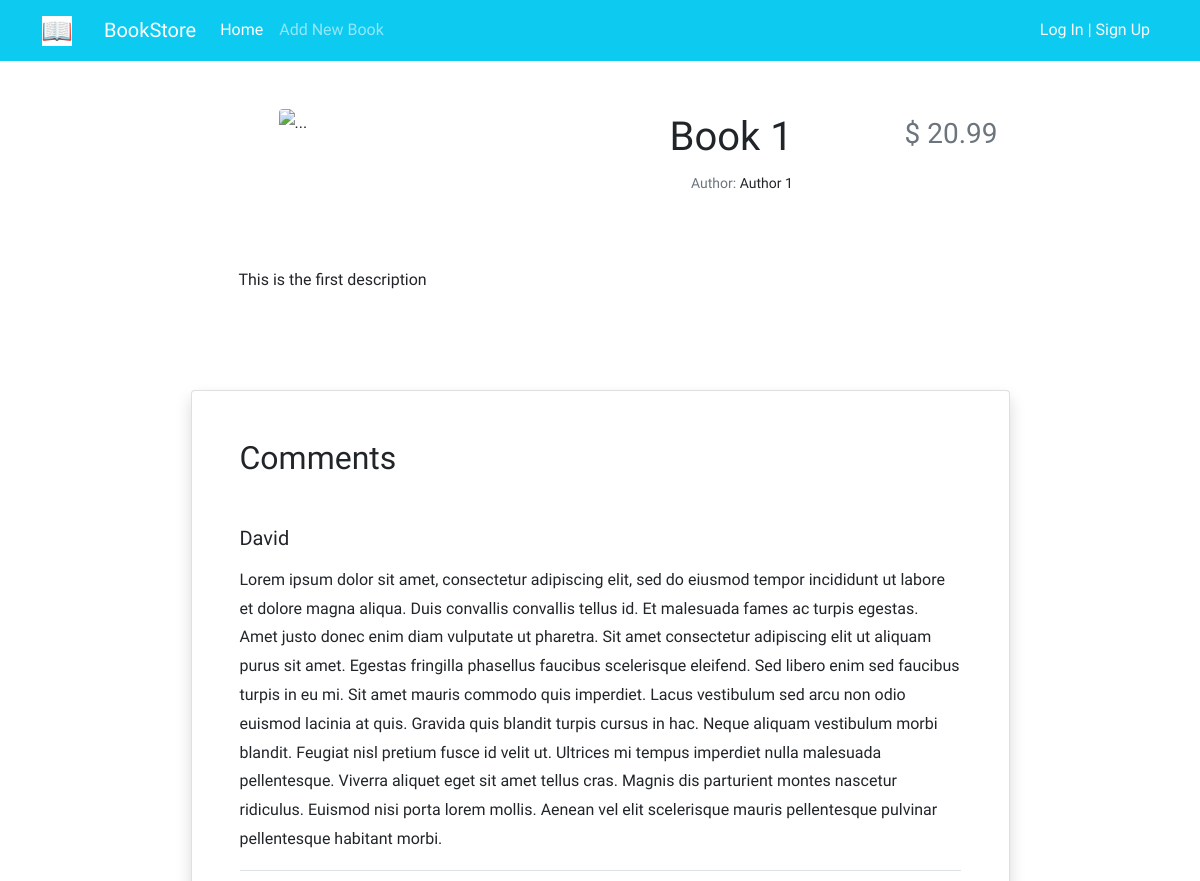
Before: /books/1/ (upper part) with the older database file.
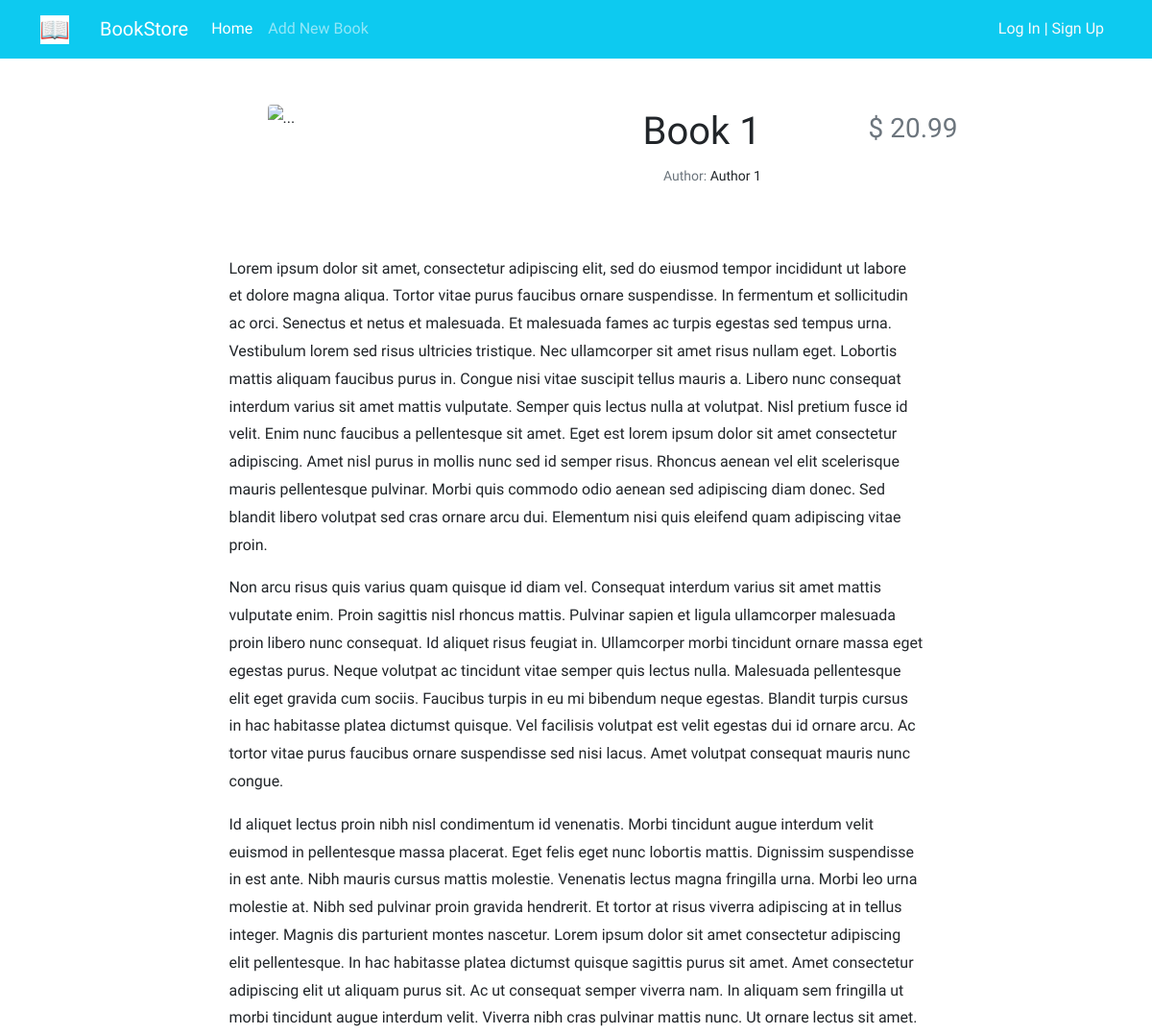
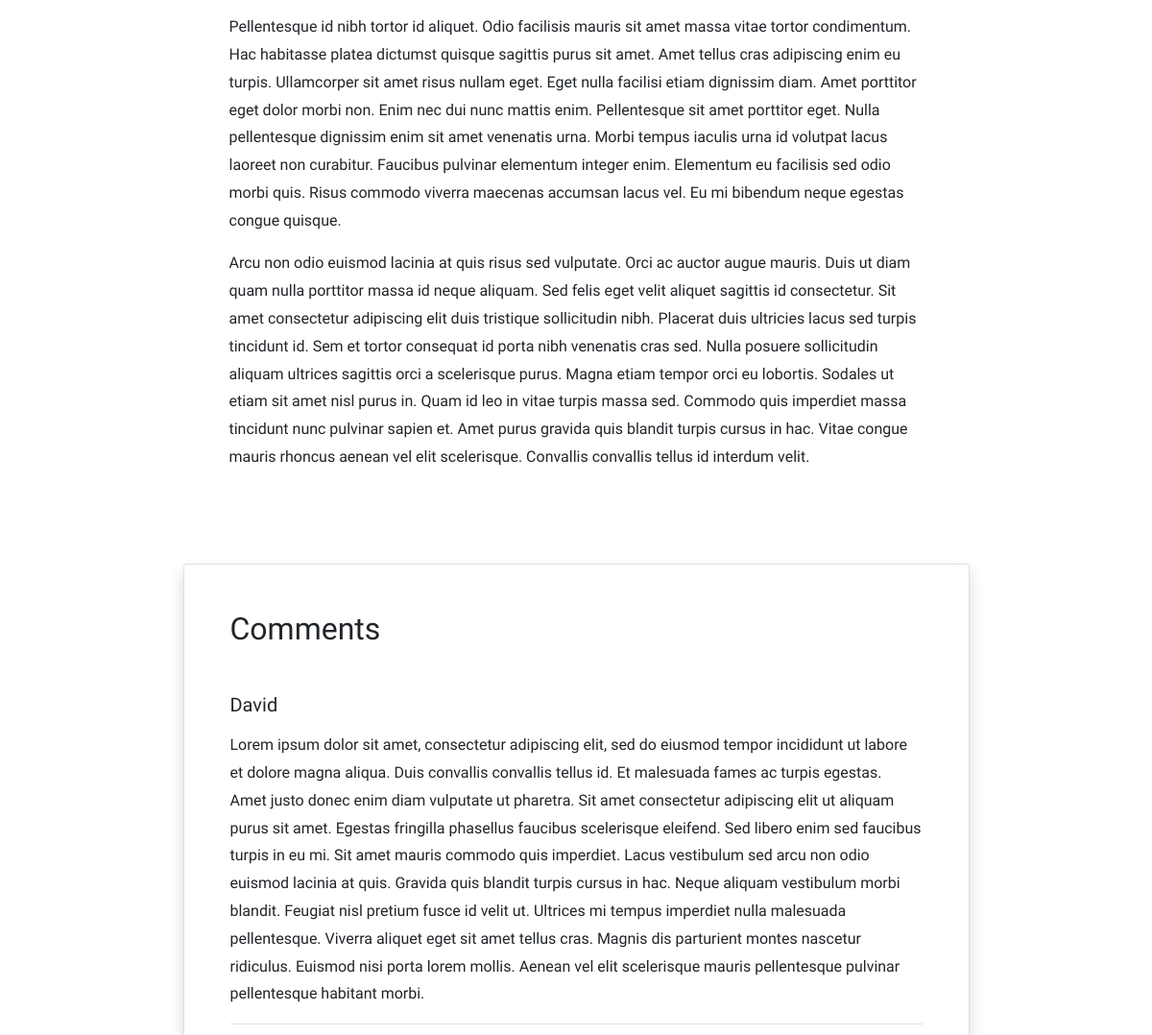
After: the same page with the newer database file (2 pictures, top to bottom).
### books/models.py (models this page shows, shortened)
class Book(models.Model):
    title = models.CharField(max_length=200)
    author = models.CharField(max_length=200)
    description = models.TextField()
    price = models.DecimalField(max_digits=5, decimal_places=2)

### books/views.py (the view)
# urls.py: path('<int:pk>/', BookDetailView.as_view(), name='book_detail'),
class BookDetailView(generic.DetailView):
    model = Book
    template_name = 'books/book_detail.html'

### books/templates/books/book_detail.html (shortened to what this page needs)
{% extends '_base.html' %}
{% block content %}
<div class="container mt-5">
  <div class="">
      <div class="">
          <div class="d-flex justify-content-center">
              <div class="row w-sm-75 w-100">
                  <div class="col-xs-12 col-md-3 d-flex justify-content-center">
                      <div>
                          <img src="https://images.officeworks.com.au/api/2/img/https://s3-ap-southeast-2.amazonaws.com/wc-prod-pim/JPEG_300x300/SMBCA4DRM_studymate_book_cover_a4_dream.jpg/fit?size=190x190&auth=MjA5OTcwODkwMg__"
                               class="img-fluid rounded-start" alt="...">
                      </div>
                  </div>
                  <div class="col-xs-12 col-md-6 text-center text-md-end mt-md-1 mt-4">
                      <h1>{{ book.title|capfirst }}</h1>
                      <h5 class="small my-1"><span class="text-muted">Author: </span>{{ book.author }}</h5>
                  </div>
                  <div class="col-xs-12 col-md-3 d-flex flex-column">
                      <h3 class="align-self-center pt-2 text-muted align-self-md-end">
                          $ {{ book.price }}
                      </h3>
                  </div>
              </div>
          </div>
          <div class="d-flex justify-content-center">
              <div class="my-3 p-5 w-sm-75 w-100">
                {{ book.description|linebreaks }}
              </div>
          </div>
          <div class="d-flex justify-content-center">
              <div class="card shadow my-3 p-5 w-sm-75 w-100">
                  <h2 class="mb-5">Comments</h2>
                  <div class="border-bottom mb-3">
                      <h5 class="mb-3">David</h5>
                      <p>Lorem ipsum dolor sit amet, consectetur adipiscing elit, sed do eiusmod tempor incididunt ut labore et dolore magna aliqua. Duis convallis convallis tellus id. Et malesuada fames ac turpis egestas. Amet justo donec enim diam vulputate ut pharetra. Sit amet consectetur adipiscing elit ut aliquam purus sit amet. Egestas fringilla phasellus faucibus scelerisque eleifend. Sed libero enim sed faucibus turpis in eu mi. Sit amet mauris commodo quis imperdiet. Lacus vestibulum sed arcu non odio euismod lacinia at quis. Gravida quis blandit turpis cursus in hac. Neque aliquam vestibulum morbi blandit. Feugiat nisl pretium fusce id velit ut. Ultrices mi tempus imperdiet nulla malesuada pellentesque. Viverra aliquet eget sit amet tellus cras. Magnis dis parturient montes nascetur ridiculus. Euismod nisi porta lorem mollis. Aenean vel elit scelerisque mauris pellentesque pulvinar pellentesque habitant morbi.</p>
                  </div>
              </div>
          </div>
      </div>
  </div>
</div>
{% endblock %}

### templates/_base.html (shortened to what this page needs)
{% load static %}
<!DOCTYPE HTML PUBLIC "-//W3C//DTD HTML 4.01//EN" "http://www.w3.org/TR/html4/strict.dtd">
<html lang="en">
<head>
    <link href="https://cdn.jsdelivr.net/npm/bootstrap@5.1.3/dist/css/bootstrap.min.css" rel="stylesheet"
>
    <link rel="stylesheet" href="{% static 'css/style.css' %}">
</head>
<body>
    <nav class="navbar navbar-expand-lg navbar-dark bg-info">
        <div class="container">
            <a class="navbar-brand" href="#">
                <img src="{% static 'icons/book.png' %}" alt="" height="30"
                     class="d-inline-block align-text-top">
            </a>
            <a class="navbar-brand mx-3" href="#">BookStore</a>
            <div class="collapse navbar-collapse" id="navbarNavAltMarkup">
                <div class="navbar-nav">
                    <a class="nav-link active" aria-current="page" href="{% url 'book_list' %}">Home</a>
                    <a class="nav-link" href="{% url 'book_create' %}">Add New Book</a>
                </div>
            </div>
            <div class="mx-2 text-white">
                {% if user.is_authenticated %}
                    Welcome {{ user.username }} | <a class="link-light text-decoration-none" href="{% url 'logout' %}">Log Out</a>
                {% else %}
                    <a class="link-light text-decoration-none" href="{% url 'login' %}">Log In</a>
                    |
                    <a class="link-light text-decoration-none" href="{% url 'signup' %}">Sign Up</a>
                {% endif %}
            </div>
        </div>
    </nav>
    <div class="container">
        {% block content %}
        {% endblock %}
    </div>
</body>
</html>

### static/css/style.css (style rules this page uses)
* { font-family: 'Roboto', sans-serif; line-height: 1.8rem; }
@media (min-width: 576px) { .w-sm-75 { width: 75%!important; } }

Changed rows visible on the page:
changed Book "Book 1": description "This is the first description" → "Lorem ipsum dolor sit amet, consectetur adipiscing elit, sed do eiusmod tempor incididunt ut labore et dolore magna aliqua. Tortor vitae purus faucibus ornare suspendisse. In fermentum et sollicitudin ac orci. Senectus et netus et malesuada. Et malesuada fames ac turpis egestas sed tempus urna. Vestibulum lorem sed risus ultricies tristique. Nec ullamcorper sit amet risus nullam eget. Lobortis mattis aliquam faucibus purus in. Congue nisi vitae suscipit tellus mauris a. Libero nunc consequat interdum varius sit amet mattis vulputate. Semper quis lectus nulla at volutpat. Nisl pretium fusce id velit. Enim nunc faucibus a pellentesque sit amet. Eget est lorem ipsum dolor sit amet consectetur…"
